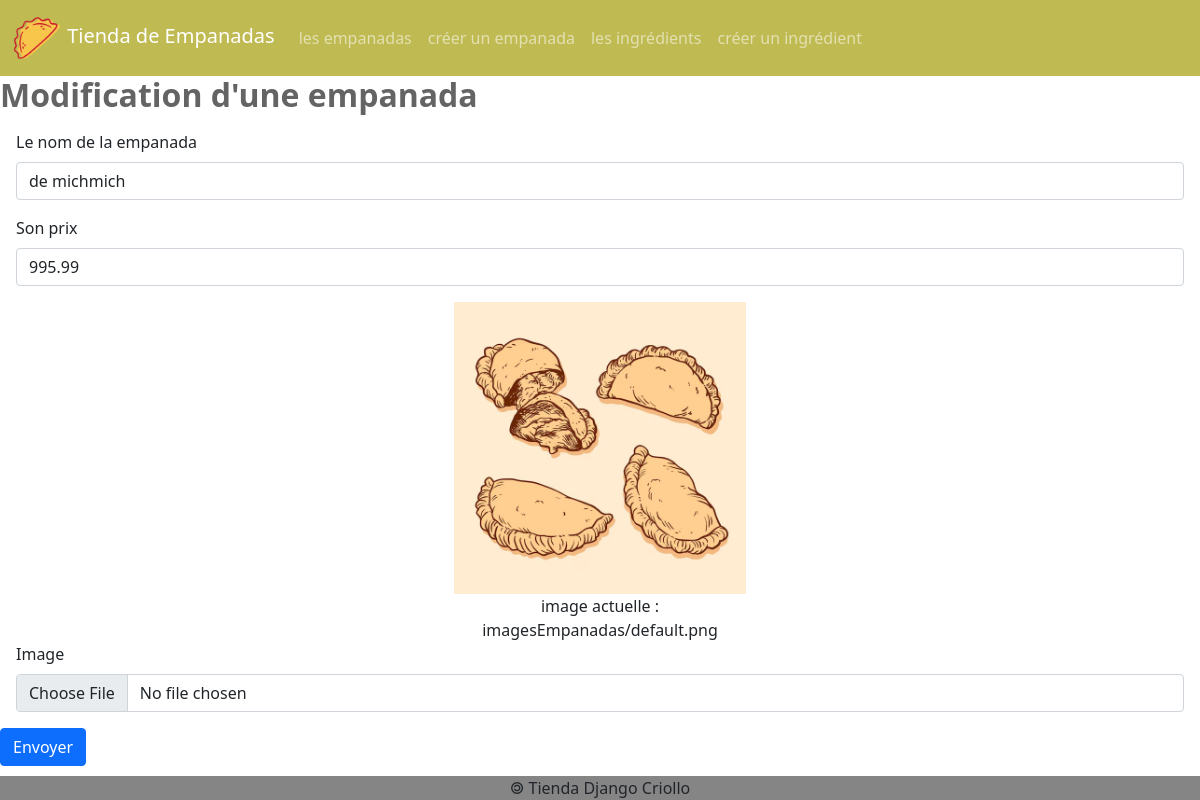
The app's page /empanada/16/update/ with its own data.
### empanadas/models.py (models this page shows, shortened)
class Empanada(models.Model):
    idEmpanada = models.AutoField(primary_key=True)
    nomEmpanada = models.CharField(max_length=50)
    prix = models.DecimalField(max_digits=6, decimal_places=2)
    image = models.ImageField(default = 'imagesEmpanadas/default.png', upload_to = 'imagesEmpanadas/')

### empanadas/views.py (the view)
# urls.py: path('empanada/<int:empanada_id>/update/', views.afficherFormulaireModificationEmpanada),
def afficherFormulaireModificationEmpanada(request, empanada_id):
    emp = Empanada.objects.get(idEmpanada = empanada_id)
    return render(
        request,
        'empanadas/formulaireModificationEmpanada.html',
        { 'empanada' : emp }
    )

### empanadas/templates/empanadas/formulaireModificationEmpanada.html (shortened to what this page needs)
{% extends 'empanadas/base.html' %}
{% block main %}
<h2>Modification d'une empanada</h2>
<form
    action="/empanada/{{empanada.idEmpanada}}/updated/"
    method="post"
    enctype="multipart/form-data"
>
    <div class="m-3">
        <label for="id_nomEmpanada" class="form-label">
            Le nom de la empanada
        </label>
        <input
            id="id_nomEmpanada"
            name="nomEmpanada"
            type="text"
            value="{{empanada.nomEmpanada}}"
            maxlength="50"
            required
            class="form-control"
        />
    </div>
    <div class="m-3">
        <label for="id_prix" class="form-label"> Son prix </label>
        <input
            id="id_prixEmpanada"
            name="prix"
            type="number"
            value="{{empanada.prix}}"
            min="0.00"
            max="1000000.00"
            step="0.01"
            maxlength="50"
            required
            class="form-control"
        />
    </div>
    <div class="m-3">
        <figure class="w-25 text-center m-auto">
            <img src="{{MEDIA_URL}}{{empanada.image}}" class="img-fluid" />
            <figcaption>image actuelle : {{empanada.image}}</figcaption>
        </figure>
        <label for="id_image" class="form-label"> Image </label>
        <input
            id="id_image"
            name="image"
            type="file"
            accept="image/*"
            class="form-control"
        />
    </div>
    <button type="submit" class="btn btn-primary">Envoyer</button>
</form>
{% endblock %}

### empanadas/static/empanadas/css/styles.css (style rules this page uses)
body { display: flex; min-height: 100vh; flex-direction: column; }
h2 { font-weight: bold; color: rgb(100, 100, 100); }
.img-fluid { margin: auto; display: flex; }

### records on screen
Empanada: nomEmpanada "de michmich", prix "995.99", image (placeholder picture), image "imagesEmpanadas/default.png"
